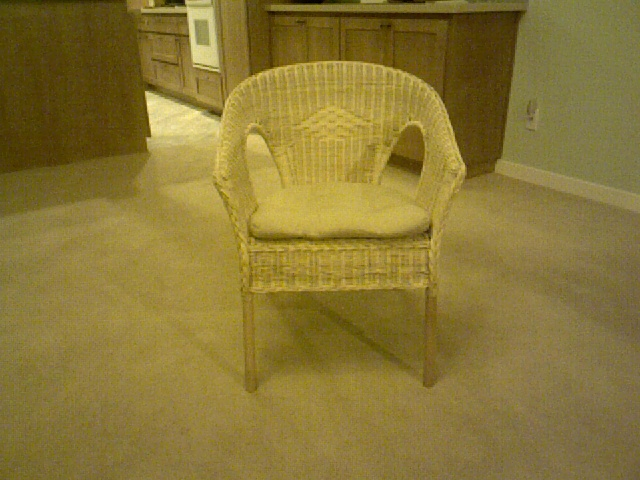
//> input picture assets/test_depth_img/redwood_01053_1_rgb.jpg, 640 x 480 px
$ ./test_dt ../../../../assets/test_depth_img/redwood_01053_1_rgb.jpg   (built with g++ and OpenCV 4)
//> lines starting //> are read from the running program, lines starting //| are printed output that depends on the picture
// 该文件测试速度理论上更快的优化方式。 DT变换以及二值化


#include <opencv2/opencv.hpp>
#include <iostream>
using namespace std;
using namespace cv;

Mat src, src_gray;
Mat dst, detected_edges;

int edgeThresh = 1;
int lowThreshold;
int const max_lowThreshold = 100;
int ratio = 3;
int kernel_size = 3;
char* window_name = "dst";


void CannyThreshold(int, void*)
{
    clock_t time_start = clock();

    /// 使用 3x3内核降噪
    blur( src_gray, detected_edges, Size(3,3) );

    /// 运行Canny算子
    Canny( detected_edges, detected_edges, lowThreshold, lowThreshold*ratio, kernel_size );

    /// 使用 Canny算子输出边缘作为掩码显示原图像
    // dst = Scalar::all(0);

    // src.copyTo( dst, detected_edges);
    imshow( window_name, detected_edges );
    // imshow( window_name, dst ); // dst 是带颜色的

    cv::bitwise_not(detected_edges, detected_edges);

    Mat dtmap;
    distanceTransform(detected_edges, dtmap, CV_DIST_L1, 3);

    clock_t time_end = clock();
    std::cout << "Time : " << double(time_end-time_start)/CLOCKS_PER_SEC << std::endl;

    imshow("before normal", dtmap);

    // Normalize the distance image for range = {0.0, 1.0}
    // so we can visualize and threshold it
    normalize(dtmap, dtmap, 0, 1., NORM_MINMAX);
    imshow("Distance Transform Image", dtmap);

}

int main(int, char** argv)
{
    // Load the image
    src = imread(argv[1]);
//> src is the input picture: 480 rows x 640 cols, CV_8UC3; mean B, G, R 54.1, 118.6, 137
    // Check if everything was fine
    if (!src.data)
        return -1;
    // Show source image
    imshow("Source Image", src);

    /// 创建与src同类型和大小的矩阵(dst)
    dst.create( src.size(), src.type() );

    /// 原图像转换为灰度图像
    cvtColor( src, src_gray, CV_BGR2GRAY );
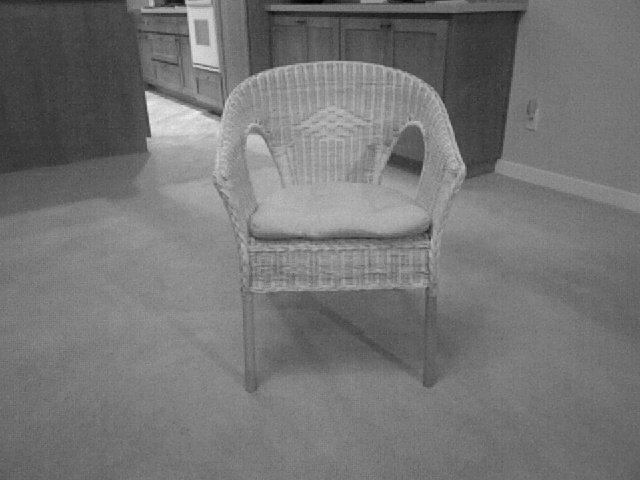
//> src_gray: 480 rows x 640 cols, CV_8UC1; min 1, max 240, mean 116.8

    /// 创建显示窗口
    namedWindow( window_name, CV_WINDOW_AUTOSIZE );

    /// 创建trackbar
    createTrackbar( "Min Threshold:", window_name, &lowThreshold, max_lowThreshold, CannyThreshold );

    /// 显示图像
    CannyThreshold(0, 0);
//> in CannyThreshold, `Canny( detected_edges, detected_edges, lowThreshold, lowThreshold*rati..`:
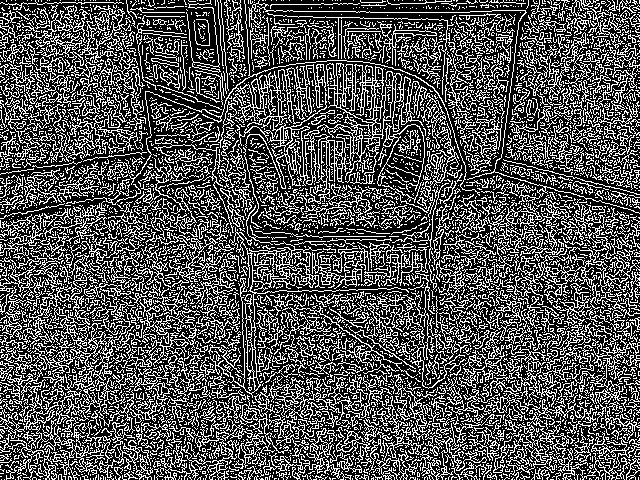
//> detected_edges: 480 rows x 640 cols, CV_8UC1; 32.6% white in thin lines or dots
//> in CannyThreshold, `cv::bitwise_not(detected_edges, detected_edges);`: detected_edges: 480 rows x 640 cols, CV_8UC1; 67.4% white; black in thin lines or dots
//> in CannyThreshold, `distanceTransform(detected_edges, dtmap, CV_DIST_L1, 3);`:
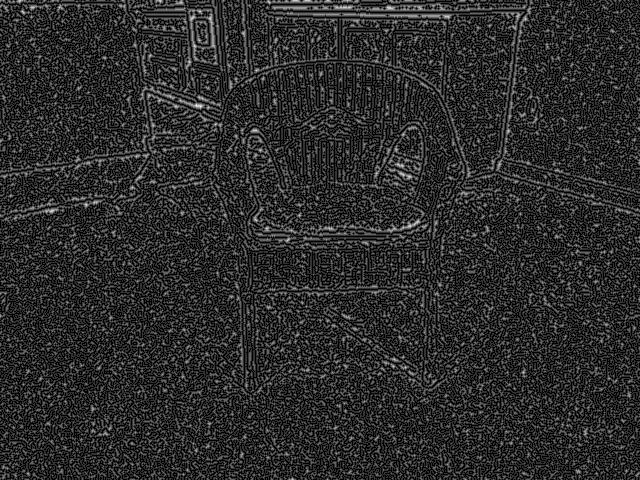
//> dtmap: 480 rows x 640 cols, CV_32FC1; min 0, max 5, mean 0.839; drawn with min black and max white

    /// 等待用户反应
    waitKey(0);

    return 0;
}

$ run again, on assets/test_depth_img/tum_fr1desk_1_depth.png
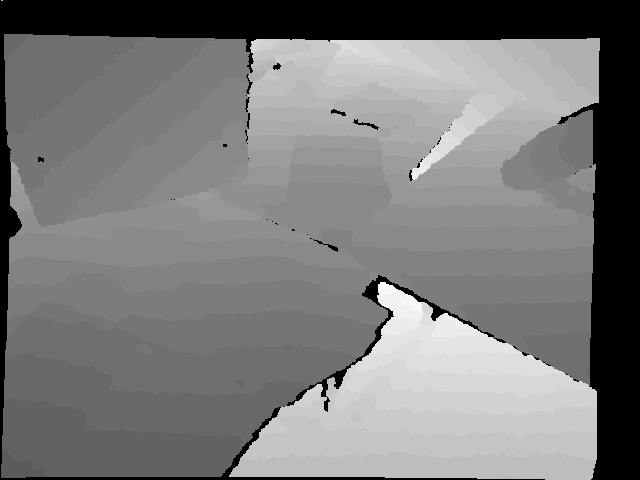
//> input picture assets/test_depth_img/tum_fr1desk_1_depth.png, 640 x 480 px
//> src is the input picture: 480 rows x 640 cols, CV_8UC3; min 0, max 39, mean 18.7
//> in CannyThreshold, `Canny( detected_edges, detected_edges, lowThreshold, lowThreshold*rati..`:
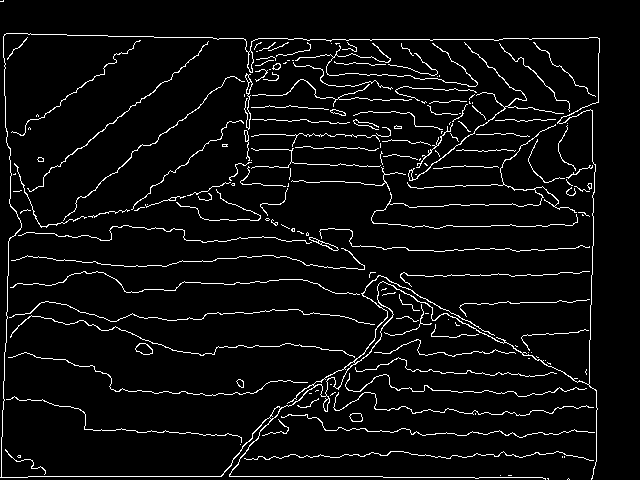
//> detected_edges: 480 rows x 640 cols, CV_8UC1; 5.1% white in thin lines or dots
//> in CannyThreshold, `distanceTransform(detected_edges, dtmap, CV_DIST_L1, 3);`:
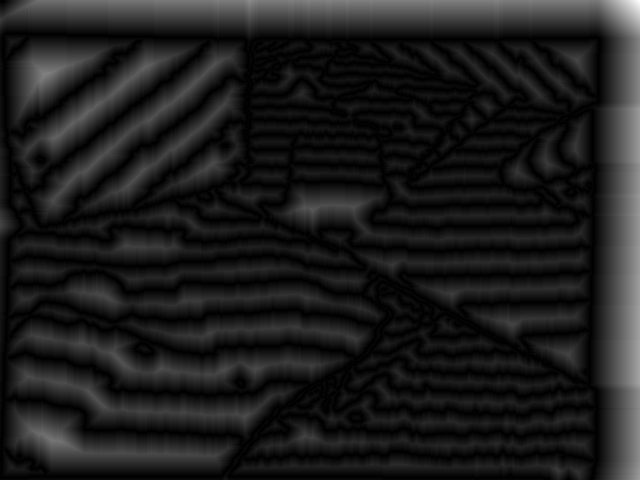
//> dtmap: 480 rows x 640 cols, CV_32FC1; min 0, max 78, mean 9; drawn with min black and max white
